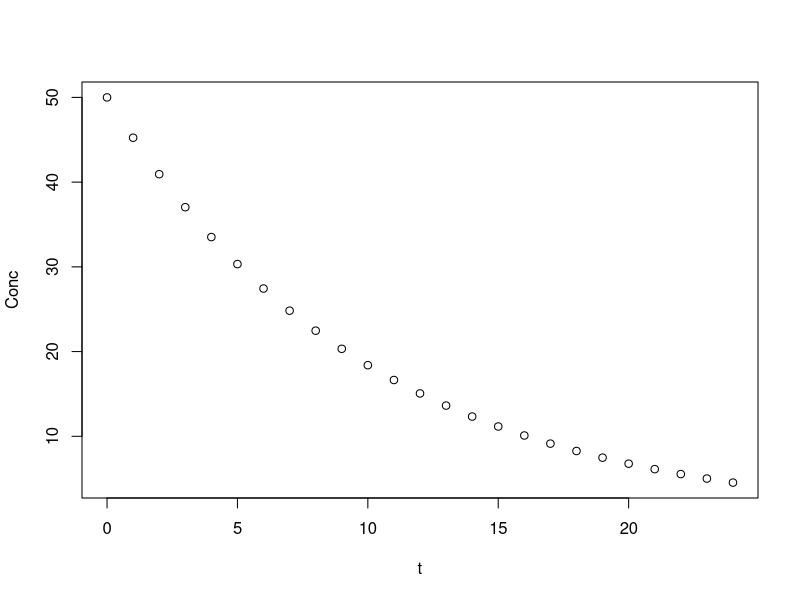

The R script that drew this image:
## ---- chunk 1
knitr::opts_chunk$set(warning=FALSE, message=FALSE, results=FALSE)
## ---- chunk 2
# create a testing vector called test
test <- c(1:5, NA, 6:8, NA)

# check which element is NA
is.na(test)

# count the proportion of NA
as.numeric(is.na(test)) # convert Boolean to numeric 
sum(as.numeric(is.na(test))) # sum up number of NA
sum(as.numeric(is.na(test)))/length(test) # calculate the proportion

# alternatively, use the following expression to replace three lines of code above
mean(is.na(test))


prop_NA <- function(x) {
  mean(is.na(x))
}

# testing your function
prop_NA(test)
## ---- chunk 3
# number of element
length(test) # including NA 
length(na.omit(test))

# mean of the vector
mean(test) # returns NA
mean(test, na.rm = TRUE)

# mean square error
(test - mean(test, na.rm = TRUE))^2

# sum of mean square error
sum((test - mean(test, na.rm = TRUE))^2) # returns NA
sum((test - mean(test, na.rm = TRUE))^2, na.rm = T) 


variance <- function(x, na.rm=TRUE) {
  n <- length(na.omit(x))
  m <- mean(x, na.rm = na.rm)
  mean_sqaure_error <- (x - m)^2
  
  sum(mean_sqaure_error, na.rm = na.rm) / (n-1)
}


variance(test)
variance(test) == var(test, na.rm = T)  
## ---- chunk 4
Dose = 100 # mg
Vc = 2 # L
k = 0.1 # hr-1

t = seq(0,24,1)

C0 = Dose/Vc

Conc = C0 * exp(-k*t)
#plot(Conc~t)

oneCmtIV <- function(Dose,Time) {
  # define parameters
  Vc = 2 # L
  k = 0.1 # hr-1
  # simulation time
  t = seq(0, Time, 1)
  # calculate concentration
  C0 = Dose/Vc
  Conc = C0 * exp(-k*t)
  # plot
  plot(Conc ~ t)
}

#oneCmtIV(Dose = 100, Time = 24)


twoCmtIV <- function(Dose, Time) {
  
  A = 30 # mg/L
  B = 20 # mg/L
  alpha = 1.5 # hr-1
  beta = 0.1 # hr-1
  
  t = seq(0, Time, 1)
  
  C0 = Dose/Vc
  Conc = A*exp(-alpha*t) + B*exp(-beta*t)
  
  plot(Conc ~ t)
}

#twoCmtIV(100, 24)


simulateOneTwoCmtIV <- function(Dose, Time, Cmt, ...) {
  # parameters for 1-CMT
  Vc = 2 # L
  k = 0.1 # hr-1
  
  # parameters for 2-CMT
  A = 30 # mg/L
  B = 20 # mg/L
  alpha = 1.5 # hr-1
  beta = 0.1 # hr-1
  
  t = seq(0, Time, 0.1)
  
  C0 = Dose/Vc
  
  if (Cmt == 1) {
    
    Conc = C0 * exp(-k*t)
    
  } else if (Cmt == 2) {
    
    Conc = A*exp(-alpha*t) + B*exp(-beta*t)
    
  } else {
    
    stop("Cmt must be 1 or 2")
    
  }
  
  plot(Conc ~ t)
  
}

#simulateOneTwoCmtIV(100, 24, 1)
#simulateOneTwoCmtIV(100, 24, 1, Vc=3)
#simulateOneTwoCmtIV(100, 24, 2)
#simulateOneTwoCmtIV(100, 24, 3)
## ---- chunk 5
#Assemble dataset for example 1
test_df <- data.frame(
  v1 = c(1:5, NA, 6:8, NA), 
  v2 = seq(1,10,1),                         #seq(from, to, by)
  v3 = c(letters[1:9], NA),                 #letter() generate lower case letters
  v4 = c("apple", "banana", NA, "cherry", NA, NA, NA, "orange", NA, NA)
  )
test_df
## ---- chunk 6
prop_NA(test_df$v1) 
prop_NA(test_df$v2)
prop_NA(test_df$v3)
prop_NA(test_df$v4)
## ---- chunk 7
output <- c()                         #output
for (i in 1:4){                       #sequence
  output[i] <- prop_NA(test_df[,i])   #body
}
output
## ---- chunk 8
output <- c()
for (i in seq_along(test_df)){         
  output[[i]] <- prop_NA(test_df[[i]]) 
}
output
## ---- chunk 9
col_prop_NA <- c()
for (i in seq_along(test_df)){
  col_prop_NA[[i]] <- prop_NA(test_df[[i]])
  names(col_prop_NA)[i] <- names(test_df)[i]
}
col_prop_NA
## ---- chunk 10
col_prop_NA <- function(df){                #name <- function(argument){
  output <- c()                             #output
  for (i in seq_along(df)){                 #sequence
    output[[i]] <- prop_NA(df[[i]])         #body
    names(output)[i] <- names(df)[i]        #}
  }
  output
}

col_prop_NA(test_df)
## ---- chunk 11
col_prop_NA(ChickWeight)
col_prop_NA(Theoph)
## ---- chunk 12
#lapply
apply(test_df, 2, prop_NA)
lapply(test_df, prop_NA)
## ---- chunk 13
output <- c()
for (i in seq_along(test_df)){
  output[[i]] <- prop_NA(test_df[[i]])
  names(output)[i] <- names(test_df)[i]
  if (i == 3) {
    break
  }
}
output

#Similarly we can create this as a function
col_prop_NA <- function(df, end){
  output <- c()
  for (i in seq_along(df)){
    output[[i]] <- prop_NA(df[[i]])
    names(output)[i] <- names(df)[i]
    if (i == end) break
  }
output
}

col_prop_NA(df = test_df, end = 3)
## ---- chunk 14
output <- c()
for (i in seq_along(test_df)){
  if (i == 3) next
  output[[i]] <- prop_NA(test_df[[i]])
  names(output)[i] <- names(test_df)[i]
}

output <- output[!is.na(output)]      #remove column skipped
output

#Create a function for this as well
col_prop_NA <- function(df, skip){
  output <- c()
  for (i in seq_along(test_df)){
    if (i == skip) next
    output[[i]] <- prop_NA(test_df[[i]])
    names(output)[i] <- names(test_df)[i]
  }
  output <- output[!is.na(output)]    
  output
}

col_prop_NA(df_test_df, skip = 3)
## ---- chunk 15
#assemble dataset for example 2

#Description: 10 patients, each patients go through 3 occasions, at each occation, 3 systolic blood pressure (SBP) measurenments are recorded

set.seed(0720)

sbp <- data.frame(
  ID  = c(rep(1:10,9)),
  OCC = c(rep(rep(1:3,each = 10), 3)),
  SBP  = rnorm(90, mean = 130, sd = 13)
)
## ---- chunk 16
var <- data.frame(NULL)

for (i in unique(sbp$ID)){
  temp1 <- subset(sbp, ID == i)
  
  for (j in unique(temp1$OCC)){
    temp2 <- subset(temp1, OCC == j)
    var[i,j] = variance(temp2$SBP)            #function created above
    rownames(var)[i] = paste("ID" , i, " ")
    colnames(var)[j] = paste("OCC", j, " ")
  }
}

var
## ---- chunk 17
oneCmtIV <- function(Dose,Time) {
  # define parameters
  Vc = 2 # L
  k = 0.1 # hr-1
  # simulation time
  t = seq(0, Time, 1)
  # calculate concentration
  C0 = Dose/Vc
  Conc = C0 * exp(-k*t)
  # plot
  plot(Conc ~ t)
}

oneCmtIV(Dose = 100, Time = 24)
## ---- chunk 18
#AUC 0 to 8hrs calculation

AUC <- 0
i <- 1

while (i <= 9){                                             #8hrs is the 9th element in vector t
  AUC <- AUC + ((Conc[i+1] + Conc[i]) * (t[i+1] - t[i]))/2
  i = i + 1
}

paste0("AUC_0-", i-2, "=", AUC, sep=" ")
## ---- chunk 19
AUC <- 0 
i <- 1

while(AUC <= 300){
  AUC <- AUC + ((Conc[i+1] + Conc[i]) * (t[i+1] - t[i]))/2
  i = i + 1
}

paste0("At least ", i - 1, " time points needed to have a AUC more than 300", sep = " ")
## ---- chunk 20
AUC <- 0
i <- 1

repeat{
  AUC <- AUC + ((Conc[i+1] + Conc[i]) * (t[i+1] - t[i]))/2
  if (i == 9) break
  i = i + 1
}

paste0("AUC_0-", i-1, "=", AUC, sep=" ")
## ---- chunk 21
sessionInfo()
